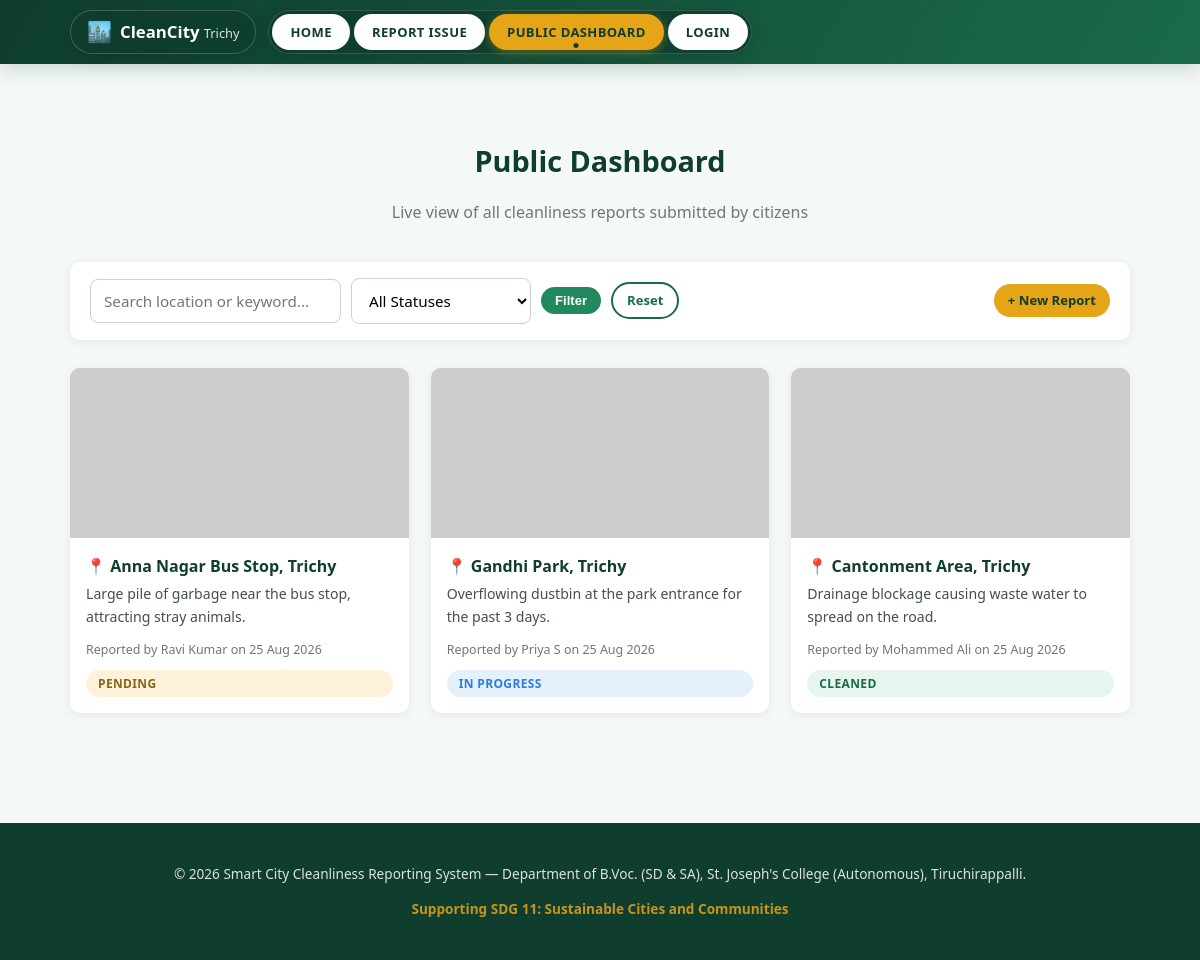
Page /dashboard.php on the committed database.
### tables this page shows
CREATE TABLE IF NOT EXISTS reports (
    report_id INT AUTO_INCREMENT PRIMARY KEY,
    reporter_name VARCHAR(100) NOT NULL,
    reporter_contact VARCHAR(50),
    description TEXT NOT NULL,
    location_area VARCHAR(255) NOT NULL,
    latitude DECIMAL(10, 8) DEFAULT NULL,
    longitude DECIMAL(11, 8) DEFAULT NULL,
    photo_path VARCHAR(255) NOT NULL,
    status ENUM('Pending', 'In Progress', 'Cleaned') NOT NULL DEFAULT 'Pending',
    assigned_cleaner_id INT NULL DEFAULT NULL,
    assigned_cleaner_name VARCHAR(100) NULL DEFAULT NULL,
    assignment_type ENUM('Primary', 'Replacement', 'Unassigned') NOT NULL DEFAULT 'Unassigned',
    admin_remarks TEXT,
    submitted_at TIMESTAMP DEFAULT CURRENT_TIMESTAMP,
    updated_at TIMESTAMP DEFAULT CURRENT_TIMESTAMP ON UPDATE CURRENT_TIMESTAMP,
    FOREIGN KEY (assigned_cleaner_id) REFERENCES cleaners(cleaner_id) ON DELETE SET NULL
);

### dashboard.php (the view, shortened to what this page needs)
<?php
require_once 'config/db.php';
$search = trim($_GET['q'] ?? '');
$sql = "SELECT * FROM reports WHERE 1=1";
$sql .= " ORDER BY submitted_at DESC";
$stmt = $conn->prepare($sql);
$stmt->execute();
$result = $stmt->get_result();
require_once 'includes/header.php';
?>
<section class="section">
    <div class="container">
        <h2 class="section-title">Public Dashboard</h2>
        <p class="section-subtitle">Live view of all cleanliness reports submitted by citizens</p>
        <div class="filter-bar">
            <form method="GET">
                <input type="text" name="q" placeholder="Search location or keyword..." value="<?php echo htmlspecialchars($search); ?>">
                <select name="status">
                    <option value="">All Statuses</option>
                </select>
                <button type="submit" class="btn btn-secondary btn-small">Filter</button>
                <a href="dashboard.php" class="btn btn-outline btn-small" style="color:var(--green-700); border-color:var(--green-700);">Reset</a>
            </form>
            <a href="report.php" class="btn btn-primary btn-small">+ New Report</a>
        </div>
        <?php if ($result->num_rows === 0): ?>
            <div class="empty-state">
                <div class="icon">🧹</div>
                <p>No reports found. Try adjusting your filters, or be the first to report an issue!</p>
            </div>
        <?php else: ?>
            <div class="report-grid">
                <?php while ($row = $result->fetch_assoc()):
                    $badgeClass = 'badge-' . str_replace(' ', '-', $row['status']);
                ?>
                    <div class="report-card">
                        <img src="<?php echo htmlspecialchars($row['photo_path']); ?>" alt="Reported issue photo"
                             onerror="this.src='https://via.placeholder.com/400x250/e6f5ee/1a6b4a?text=No+Photo'">
                        <div class="content">
                            <div class="location">📍 <?php echo htmlspecialchars($row['location_area']); ?></div>
                            <div class="desc"><?php echo htmlspecialchars(mb_strimwidth($row['description'], 0, 120, '...')); ?></div>
                            <div class="meta">Reported by <?php echo htmlspecialchars($row['reporter_name']); ?> on <?php echo date('d M Y', strtotime($row['submitted_at'])); ?></div>
                            <span class="badge <?php echo $badgeClass; ?>"><?php echo htmlspecialchars($row['status']); ?></span>
                        </div>
                    </div>
                <?php endwhile; ?>
            </div>
        <?php endif; ?>
    </div>
</section>
<?php require_once 'includes/footer.php'; ?>

### includes/header.php (shortened to what this page needs)
<?php if (session_status() === PHP_SESSION_NONE) session_start();
$currentPage = basename($_SERVER['PHP_SELF']);
$currentDir = basename(dirname($_SERVER['PHP_SELF']));
$role = isset($_SESSION['role']) ? $_SESSION['role'] : (isset($_SESSION['admin_id']) ? 'admin' : null);
$userFullName = isset($_SESSION['full_name']) ? $_SESSION['full_name'] : '';
?>
<!DOCTYPE html>
<html lang="en">
<head>
<link rel="stylesheet" href="<?php echo isset($basePath) ? $basePath : ''; ?>assets/css/style.css">
</head>
<body>
<header class="site-header">
    <div class="container header-inner">
        <div class="pill-nav-container">
            <nav class="pill-nav" aria-label="Primary">
                <a href="<?php echo isset($basePath) ? $basePath : ''; ?>index.php" class="pill-logo" aria-label="Home">
                    <span class="logo-emoji">🏙️</span>
                    <span>CleanCity <small style="font-weight:400; opacity:0.85; font-size:0.8rem;">Trichy</small></span>
                </a>
                <div class="pill-nav-items desktop-only">
                    <ul class="pill-list" role="menubar">
                        <li><a href="<?php echo isset($basePath) ? $basePath : ''; ?>index.php" class="pill <?php echo ($currentPage === 'index.php') ? 'is-active' : ''; ?>">Home</a></li>
                        <li><a href="<?php echo isset($basePath) ? $basePath : ''; ?>report.php" class="pill <?php echo ($currentPage === 'report.php') ? 'is-active' : ''; ?>">Report Issue</a></li>
                        <li><a href="<?php echo isset($basePath) ? $basePath : ''; ?>dashboard.php" class="pill <?php echo ($currentPage === 'dashboard.php') ? 'is-active' : ''; ?>">Public Dashboard</a></li>
                        <?php if ($role === 'admin'): ?>
                            <li><a href="<?php echo isset($basePath) ? $basePath : ''; ?>admin/dashboard.php" class="pill <?php echo ($currentDir === 'admin' && $currentPage === 'dashboard.php') ? 'is-active' : ''; ?>">👑 Admin Panel</a></li>
                            <li><a href="<?php echo isset($basePath) ? $basePath : ''; ?>logout.php" class="pill nav-logout-pill">Logout</a></li>
                        <?php elseif ($role === 'user'): ?>
                            <li><a href="<?php echo isset($basePath) ? $basePath : ''; ?>dashboard.php" class="pill">👤 <?php echo htmlspecialchars($userFullName ?: 'Citizen'); ?></a></li>
                            <li><a href="<?php echo isset($basePath) ? $basePath : ''; ?>logout.php" class="pill nav-logout-pill">Logout</a></li>
                        <?php else: ?>
                            <li><a href="<?php echo isset($basePath) ? $basePath : ''; ?>login.php" class="pill <?php echo ($currentPage === 'login.php') ? 'is-active' : ''; ?>">Login</a></li>
                        <?php endif; ?>
                    </ul>
                </div>
            </nav>
        </div>
    </div>
</header>
<main>

### includes/footer.php (shortened to what this page needs)
</main>
<footer class="site-footer">
    <div class="container footer-inner">
        <p>&copy; <?php echo date("Y"); ?> Smart City Cleanliness Reporting System &mdash; Department of B.Voc. (SD &amp; SA), St. Joseph's College (Autonomous), Tiruchirappalli.</p>
        <p class="footer-sdg">Supporting SDG 11: Sustainable Cities and Communities</p>
    </div>
</footer>
</body>
</html>

### rows in the picture
reports: location_area "Anna Nagar Bus Stop, Trichy", description "Large pile of garbage near the bus stop, attracting stray animals.", reporter_name "Ravi Kumar", submitted_at "25 Aug 2026", status "PENDING"
reports: location_area "Gandhi Park, Trichy", description "Overflowing dustbin at the park entrance for the past 3 days.", reporter_name "Priya S", submitted_at "25 Aug 2026", status "IN PROGRESS"
reports: location_area "Cantonment Area, Trichy", description "Drainage blockage causing waste water to spread on the road.", reporter_name "Mohammed Ali", submitted_at "25 Aug 2026", status "CLEANED"
